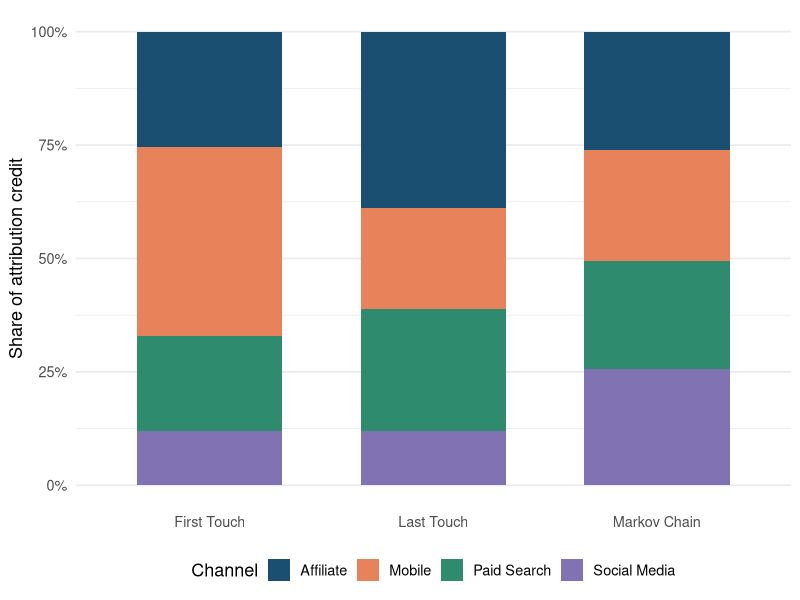
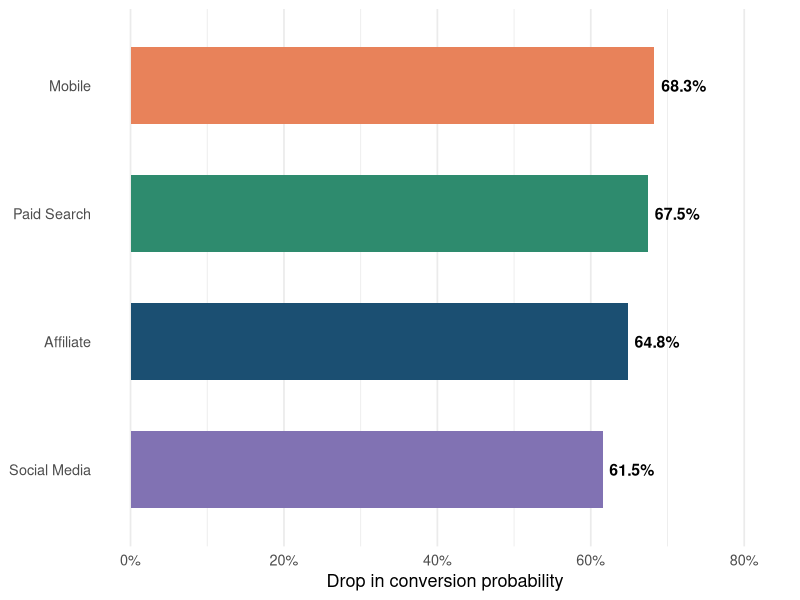
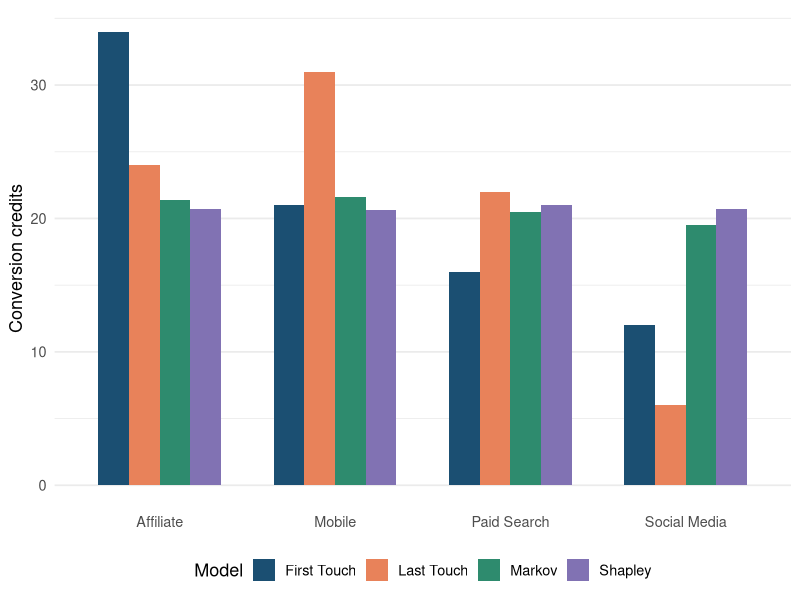
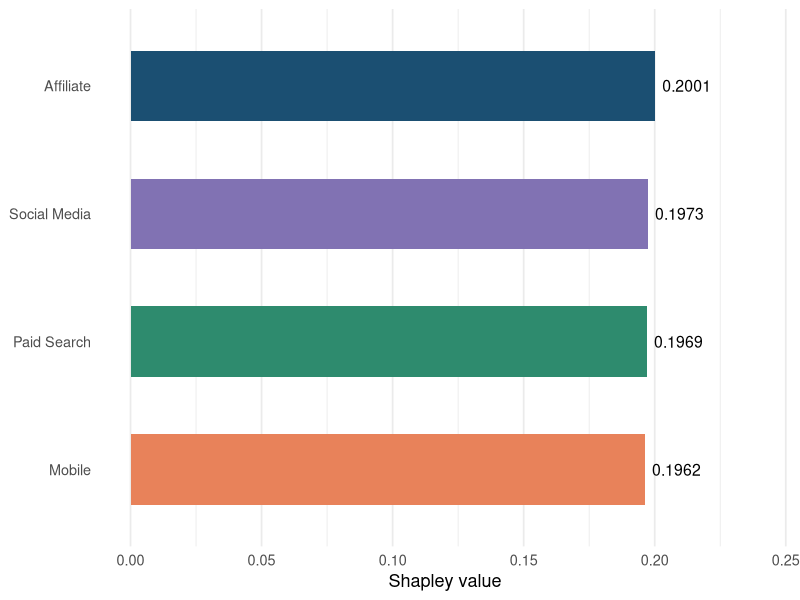
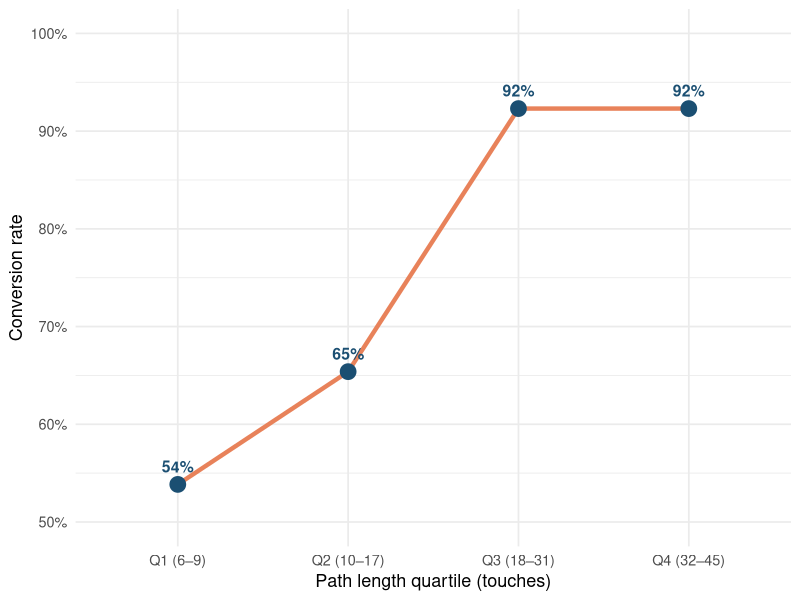
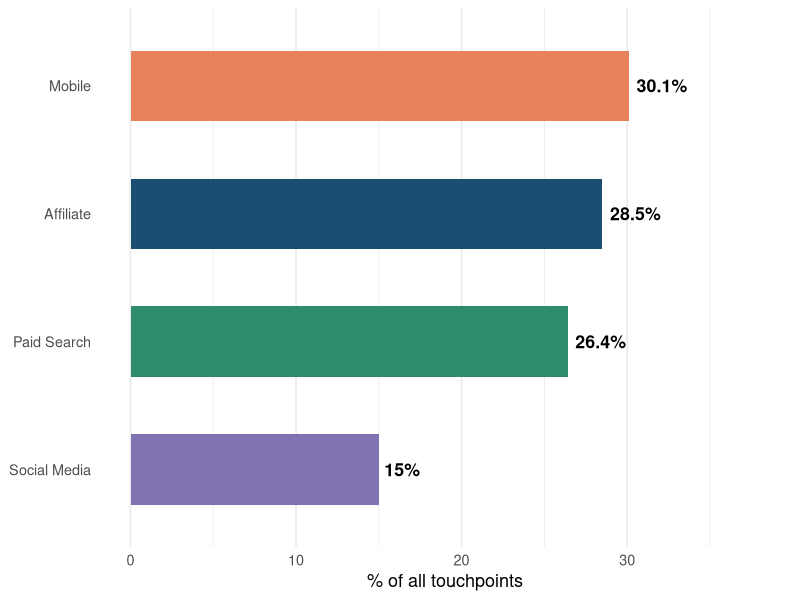

Write R code to recreate these figures, in order.
## ---- chunk 1
library(ggplot2)
library(dplyr)

# Colour palette consistent with site
clr_navy  <- "#1B4F72"
clr_terra <- "#E8825A"
clr_green <- "#2E8B6E"
clr_muted <- "#8FAABC"

channels <- c("Affiliate", "Mobile", "Paid Search", "Social Media")
colors4  <- c("#1B4F72", "#E8825A", "#2E8B6E", "#8172B3")
## ---- chunk 2
#| content: valuebox
#| title: "Total Users"
list(icon = "people-fill", color = "primary", value = 105)
## ---- chunk 3
#| content: valuebox
#| title: "Conversions"
list(icon = "check-circle-fill", color = "success", value = 83)
## ---- chunk 4
#| content: valuebox
#| title: "Conversion Rate"
list(icon = "graph-up-arrow", color = "warning", value = "79.0%")
## ---- chunk 5
#| content: valuebox
#| title: "Unique Channels"
list(icon = "diagram-3-fill", color = "info", value = 4)
## ---- chunk 6
#| title: "First Touch vs Last Touch Attribution"
comparison_df <- data.frame(
  method  = rep(c("First Touch", "Last Touch", "Markov Chain"), each = 4),
  channel = rep(channels, times = 3),
  value   = c(
    0.254, 0.418, 0.209, 0.119,
    0.388, 0.224, 0.269, 0.119,
    0.260, 0.245, 0.238, 0.257
  )
)

ggplot(comparison_df, aes(x = method, y = value, fill = channel)) +
  geom_col(position = "fill", width = 0.65) +
  scale_y_continuous(labels = scales::percent_format(accuracy = 1)) +
  scale_fill_manual(values = colors4) +
  labs(x = NULL, y = "Share of attribution credit", fill = "Channel") +
  theme_minimal(base_size = 13) +
  theme(
    panel.grid.major.x = element_blank(),
    legend.position = "bottom",
    plot.background = element_rect(fill = "white", color = NA)
  )
## ---- chunk 7
#| title: "Markov Chain: Removal Effect (Drop in Conversion Probability)"
removal_df <- data.frame(
  channel = channels,
  drop    = c(0.6483, 0.6830, 0.6747, 0.6154)
)

ggplot(removal_df, aes(x = reorder(channel, drop), y = drop, fill = channel)) +
  geom_col(width = 0.6, show.legend = FALSE) +
  geom_text(aes(label = scales::percent(drop, accuracy = 0.1)),
            hjust = -0.15, size = 4, fontface = "bold") +
  coord_flip() +
  scale_fill_manual(values = colors4) +
  scale_y_continuous(labels = scales::percent_format(), limits = c(0, 0.82)) +
  labs(x = NULL, y = "Drop in conversion probability") +
  theme_minimal(base_size = 13) +
  theme(
    panel.grid.major.y = element_blank(),
    plot.background = element_rect(fill = "white", color = NA)
  )
## ---- chunk 8
#| title: "Attribution Credits by Method"
credits_df <- data.frame(
  channel = rep(channels, times = 4),
  method  = rep(c("First Touch", "Last Touch", "Markov", "Shapley"), each = 4),
  credits = c(
    34, 21, 16, 12,      # first touch
    24, 31, 22, 6,       # last touch
    21.4, 21.6, 20.5, 19.5,  # markov
    20.7, 20.6, 21.0, 20.7   # shapley
  )
)

ggplot(credits_df, aes(x = channel, y = credits, fill = method)) +
  geom_col(position = "dodge", width = 0.7) +
  scale_fill_manual(values = c(clr_navy, clr_terra, clr_green, "#8172B3")) +
  labs(x = NULL, y = "Conversion credits", fill = "Model") +
  theme_minimal(base_size = 13) +
  theme(
    panel.grid.major.x = element_blank(),
    legend.position = "bottom",
    plot.background = element_rect(fill = "white", color = NA)
  )
## ---- chunk 9
#| title: "Shapley Values (Average Marginal Contribution)"
shapley_df <- data.frame(
  channel = channels,
  value   = c(0.2001, 0.1962, 0.1969, 0.1973)
)

ggplot(shapley_df, aes(x = reorder(channel, value), y = value, fill = channel)) +
  geom_col(width = 0.55, show.legend = FALSE) +
  geom_text(aes(label = round(value, 4)), hjust = -0.15, size = 4) +
  coord_flip() +
  scale_fill_manual(values = colors4) +
  scale_y_continuous(limits = c(0, 0.24)) +
  labs(x = NULL, y = "Shapley value") +
  theme_minimal(base_size = 13) +
  theme(
    panel.grid.major.y = element_blank(),
    plot.background = element_rect(fill = "white", color = NA)
  )
## ---- chunk 10
#| title: "Average Conversion Rate by Path Length Quartile"
set.seed(42)
path_df <- data.frame(
  quartile = rep(c("Q1 (6–9)", "Q2 (10–17)", "Q3 (18–31)", "Q4 (32–45)"), each = 26),
  conversion = c(
    rbinom(26, 1, 0.69),
    rbinom(26, 1, 0.77),
    rbinom(26, 1, 0.84),
    rbinom(26, 1, 0.86)
  )
) |>
  group_by(quartile) |>
  summarise(rate = mean(conversion), .groups = "drop")

ggplot(path_df, aes(x = quartile, y = rate, group = 1)) +
  geom_line(color = clr_terra, linewidth = 1.5) +
  geom_point(size = 5, color = clr_navy) +
  geom_text(aes(label = scales::percent(rate, accuracy = 1)),
            vjust = -1, size = 4, fontface = "bold", color = clr_navy) +
  scale_y_continuous(labels = scales::percent_format(), limits = c(0.5, 1)) +
  labs(x = "Path length quartile (touches)", y = "Conversion rate") +
  theme_minimal(base_size = 13) +
  theme(plot.background = element_rect(fill = "white", color = NA))
## ---- chunk 11
#| title: "Channel Touch Frequency (All Users)"
freq_df <- data.frame(
  channel = channels,
  pct     = c(28.5, 30.1, 26.4, 15.0)
)

ggplot(freq_df, aes(x = reorder(channel, pct), y = pct, fill = channel)) +
  geom_col(width = 0.55, show.legend = FALSE) +
  geom_text(aes(label = paste0(pct, "%")), hjust = -0.15, size = 4.5, fontface = "bold") +
  coord_flip() +
  scale_fill_manual(values = colors4) +
  scale_y_continuous(limits = c(0, 38)) +
  labs(x = NULL, y = "% of all touchpoints") +
  theme_minimal(base_size = 13) +
  theme(
    panel.grid.major.y = element_blank(),
    plot.background = element_rect(fill = "white", color = NA)
  )
